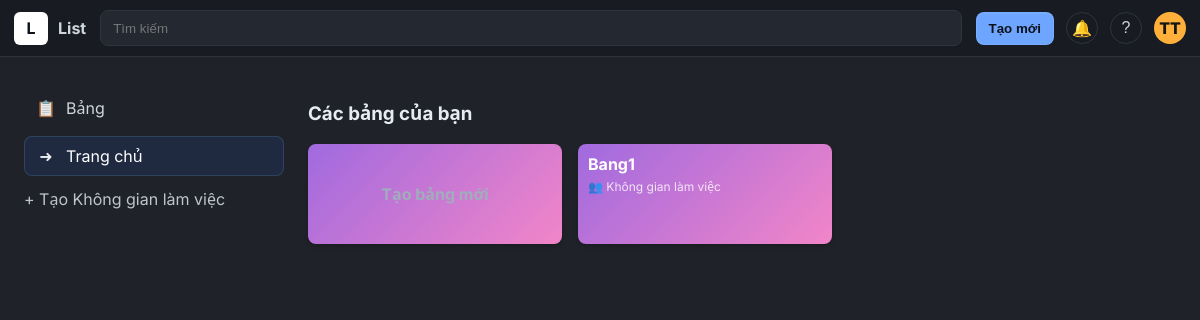
The app's page /boards/home_page (signed in), older data.
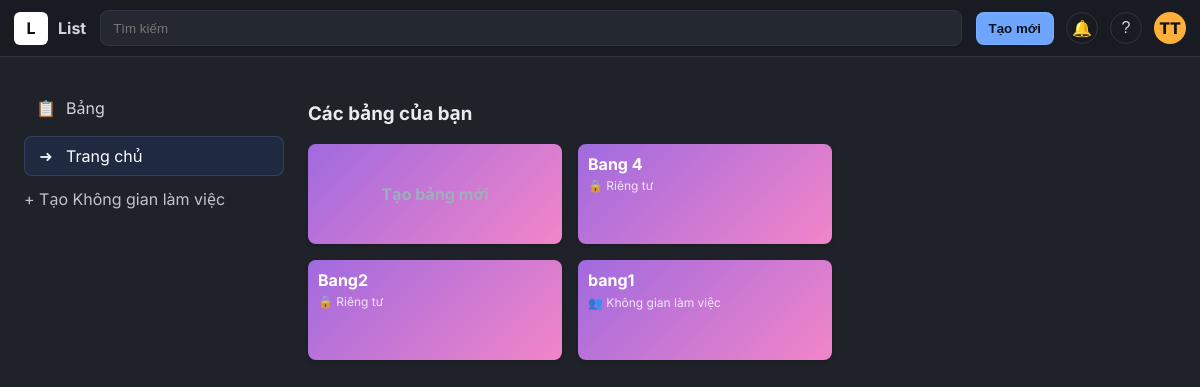
The same page, newer data.
### boards/models.py (models this page shows, shortened)
class Board(models.Model):
    name = models.CharField(max_length=50)
    VISIBILITY_CHOICES = [
        ('workspace', 'Không gian làm việc'),
        ('private', 'Riêng tư'),
        ('public', 'Công khai'),
    ]
    visibility = models.CharField(max_length=20, choices=VISIBILITY_CHOICES, default='workspace')
    description = models.TextField(max_length=200, blank=True, null=True)
    owner = models.ForeignKey(User, on_delete=models.CASCADE, related_name='owned_boards')
    created_at = models.DateTimeField(auto_now_add=True)
    share_token = models.UUIDField(default=uuid.uuid4, unique=True, editable=False)

### boards/views.py (the view)
# urls.py: path("home_page", views.home_page, name="home_page"),
@login_required(login_url='/login/')
def home_page(request):
    boards = Board.objects.filter(
        Q(owner=request.user) | Q(boardmember__user=request.user)
    ).distinct().order_by('-created_at')  # .distinct() giúp loại bỏ trùng lặp nếu lỡ bạn vừa là chủ vừa là thành viên
    show_intro = not request.session.get('intro_dismissed', False)
    context = {
        'boards': boards,
        'show_intro': show_intro,
    }
    return render(request, "boards/TrangChu.html", context)

### boards/templates/boards/TrangChu.html (shortened to what this page needs)
{% load static %}
<!doctype html>
<html lang="vi">
<head>
</head>
<body>
<header class="topbar">
    <div class="brand">
        <div class="logo">L</div>
        <span>List</span>
    </div>
    <div class="search">
        <input placeholder="Tìm kiếm" aria-label="Tìm kiếm">
    </div>
    <div class="top-actions">
        <button id="openModalBtn" class="btn">Tạo mới</button>
        <button class="icon-btn" title="Thông báo">🔔</button>
        <button class="icon-btn" title="Trợ giúp">?</button>
               <div class="account-wrap">
            <div class="avatar" id="accountBtn">TT</div>
        </div>
    </div>
</header>
<div class="shell">
    <div class="container">
        <aside class="sidebar">
            <nav class="nav-group" aria-label="Chính">
                <a href="{% url 'home_page_Table' %}" class="nav-item"><span class="glyph">📋</span>Bảng</a>
                <a href="{% url 'home_page' %}" class="nav-item active"><span class="glyph">➜</span>Trang chủ</a>
            </nav>
            <div class="add-ws">+ Tạo Không gian làm việc</div>
        </aside>
<main class="main">
    {% if show_intro %}
        <section class="hero" aria-label="Giới thiệu">
            <div class="hero-illustration"></div>
            <h2>Tổ chức mọi thứ</h2>
            <p>Đặt tất cả mọi thứ ở một nơi và bắt đầu di chuyển mọi thứ về phía trước với
                bảng List đầu tiên của bạn!</p>
            <div class="cta">
                <button class="primary" id="createBoardHeroBtn">Tạo một bảng Không gian làm việc</button>
                <a href="{% url 'dismiss_intro' %}" style="cursor: pointer;">Đã hiểu! Bỏ qua điều này.</a>
            </div>
        </section>
    {% else %}
        <div class="board-section-content">
            <h3 style="color: #e7ecf0; margin-top: 0;">Các bảng của bạn</h3>
            <div class="board-grid">
                <div class="board-tile create-new-board" id="openModalCreate">
                    <span>Tạo bảng mới</span>
                </div>
                {% for board in boards %}
                    <a href="{% url 'board_detail' board.id %}" class="board-tile" style="background-color: #519839;">
                        <div class="board-tile-details">
                            <div class="board-tile-title">{{ board.name }}</div>
                            <div class="board-tile-sub">
                                {% if board.visibility == 'private' %}🔒 Riêng tư
                                {% elif board.visibility == 'public' %}🌍 Công khai
                                {% else %}👥 Không gian làm việc
                                {% endif %}
                            </div>
                        </div>
                    </a>
                {% endfor %}
            </div>
        </div>
    {% endif %}
</main>
   <form method="post" action="{% url 'create_board' %}">
</form>
</body>
</html>

### boards/templates/boards/TrangChu.html (style rules this page uses)
:root { --bg: #1f2329; --nav: #181c22; --panel: #23272f; --panel-2: #2a2f38; --stroke: #2f343c; --muted: #a8b0b8; --text: #e7ecf0; --primary: #6ea6ff; --primary-2: #2b6ef6; --radius: 10px; }
* { box-sizing: border-box }
html, body { height: 100% }
body { margin: 0; font-family: Inter, system-ui, -apple-system, "Segoe UI", Roboto, "Helvetica Neue", Arial; color: var(--text); background: var(--bg); }
.topbar { position: fixed; inset: 0 0 auto 0; height: 56px; background: var(--nav); display: flex; align-items: center; gap: 14px; padding: 8px 14px; z-index: 10; box-shadow: 0 1px 0 var(--stroke); }
.brand { display: flex; align-items: center; gap: 10px }
.brand .logo { width: 34px; height: 33px; border-radius: 6px; background: #fff; display: flex; align-items: center; justify-content: center; font-weight: 700; color: #0b111a; }
.brand span { font-weight: 700; color: #cfd6dc }
.search { flex: 1; display: flex; align-items: center; }
.search input { width: 100%; background: #232831; border: 1px solid #2e3440; border-radius: 8px; height: 36px; padding: 0 12px; color: #cfd6dc; outline: none; }
.btn { padding: 8px 12px; border-radius: 8px; background: var(--primary); color: #0b111a; font-weight: 700; border: 1px solid rgba(255, 255, 255, 0.08); box-shadow: 0 1px 0 rgba(255, 255, 255, 0.06) inset; cursor: default; }
.top-actions { display: flex; align-items: center; gap: 12px }
.icon-btn { width: 32px; height: 32px; border-radius: 50%; border: 1px solid var(--stroke); background: transparent; color: #cfd6dc; display: flex; align-items: center; justify-content: center; font-size: 16px; }
.avatar { width: 32px; height: 32px; border-radius: 50%; background: #ffb03a; color: #141414; display: flex; align-items: center; justify-content: center; font-weight: 800; }
.shell { padding-top: 56px; height: 100%; }
.container { display: grid; grid-template-columns:260px 1fr 320px; gap: 24px; padding: 24px; height: calc(100vh - 56px); }
.sidebar { padding-top: 8px }
.nav-group { display: flex; flex-direction: column; gap: 8px }
.nav-item { display: flex; align-items: center; gap: 10px; height: 40px; padding: 0 12px; border-radius: 8px; color: #cfd6dc; }
.nav-item.active { background: #1f2940; color: #fff; box-shadow: inset 0 0 0 1px #31425d }
.nav-item .glyph { width: 20px; text-align: center; opacity: .9; }
.add-ws { margin-top: 12px; color: #cfd6dc; opacity: .9 }
.board-section-content { width: 100%; max-width: 800px; padding-top: 20px; }
.board-grid { display: grid; grid-template-columns: repeat(auto-fill, minmax(190px, 1fr)); gap: 16px; }
.board-tile { display: block; height: 100px; border-radius: 8px; background: linear-gradient(135deg, #a06adf, #f285c8); padding: 10px; position: relative; text-decoration: none; color: white; font-weight: 700; transition: filter 0.1s; box-shadow: 0 2px 4px rgba(0,0,0,0.2); }
.board-tile-title { font-size: 16px; overflow: hidden; text-overflow: ellipsis; display: -webkit-box; -webkit-line-clamp: 2; -webkit-box-orient: vertical; }
.board-tile-sub { font-size: 12px; font-weight: 400; margin-top: 4px; opacity: 0.8; }
.create-new-board { background-color: #2b3038; color: #9fadbc; display: flex; align-items: center; justify-content: center; cursor: pointer; }
.main { display: flex; align-items: flex-start; justify-content: center }
.nav-item { display: flex; align-items: center; gap: 10px; height: 40px; padding: 0 12px; border-radius: 8px; color: #cfd6dc; text-decoration: none; transition: background 0.2s ease, color 0.2s ease; }
.nav-item.active { background: #1f2940; color: #fff; box-shadow: inset 0 0 0 1px #31425d; }
.account-wrap { position: relative; }

Row changes from the older to the newer data that the page shows:
removed Board: name "Bang1", visibility "👥 Không gian làm việc"
added Board: name "Bang 4", visibility "🔒 Riêng tư"
added Board: name "Bang2", visibility "🔒 Riêng tư"
added Board: name "bang1", visibility "👥 Không gian làm việc"
